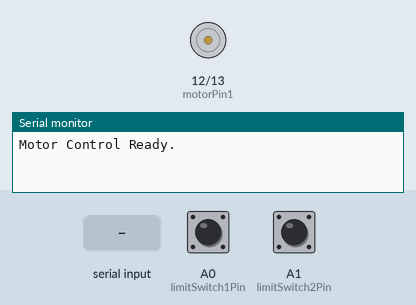
Simulated run of this sketch. Board: Arduino Uno, built with avr-gcc and run on an emulated ATmega328P. On the bench: motor-driver pin pairs drawn as motors (green arrow = first pin HIGH = forward, orange = second pin HIGH = backward, longer = more drive, scaled by the enable pin), the last lines printed to the serial monitor. Inputs (shaded band) come from the test bench; at power-on: A0 (limitSwitch1Pin) HIGH, A1 (limitSwitch2Pin) HIGH.

Above: at 3.2 s.
3.3 s: "L" received over Serial
At 3.6 s:
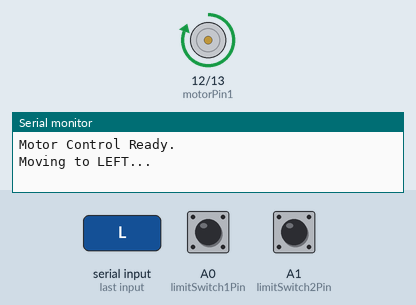
5.5 s: "M" received over Serial
At 5.9 s:
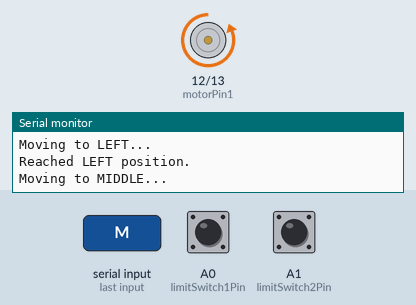
7.6 s: "R" received over Serial
At 9.3 s:
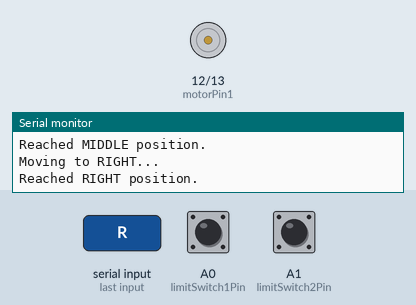
Timing chart, 0 to 10.8 s (numbered marks = the images above; inputs shaded):
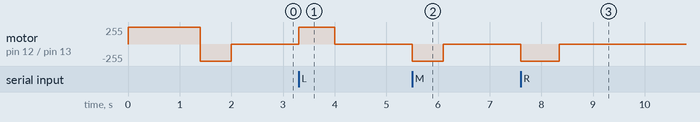

Measured:
- after the input at 3.3 s, motor on pin 12 (motorPin1) / pin 13 (motorPin2): stopped → forward 255/255 at once, → stopped 0.70 s later
- after the input at 5.5 s, motor on pin 12 (motorPin1) / pin 13 (motorPin2): stopped → backward 255/255 at once, → stopped 0.60 s later
- after the input at 7.6 s, motor on pin 12 (motorPin1) / pin 13 (motorPin2): stopped → backward 255/255 at once, → stopped 0.75 s later

The sketch:

DCMotorControlCode-02-16.ino
```cpp
#include <ezButton.h>

// Define pins for motor control (L298N)
const int enablePin = A5;  // Enable pin for motor (typically HIGH for enabling)
const int motorPin1 = 12;  // Motor A pin 1
const int motorPin2 = 13;  // Motor A pin 2

// Define pins for limit switches
const int limitSwitch1Pin = A0;  // Limit switch 1 (left side)
const int limitSwitch2Pin = A1;  // Limit switch 2 (right side)

// Initialize the ezButton objects
ezButton limitSwitch1(limitSwitch1Pin);
ezButton limitSwitch2(limitSwitch2Pin);

// Variable to track the current position
enum Position {LEFT, MIDDLE, RIGHT};
Position currentPosition = MIDDLE;

void setup() {
  // Set motor control pins as output
  pinMode(motorPin1, OUTPUT);
  pinMode(motorPin2, OUTPUT);
  pinMode(enablePin, OUTPUT);

  // Set limit switch pins as input
  pinMode(limitSwitch1Pin, INPUT);
  pinMode(limitSwitch2Pin, INPUT);

  limitSwitch1.setDebounceTime(100);  // Reduced debounce time to 10ms
  limitSwitch2.setDebounceTime(100);  // Reduced debounce time to 10ms

  // Initialize motor control
  digitalWrite(enablePin, HIGH);  // Enable the motor

  moveMotor(true); //move to left
  delay(1400);
  stopMotor();
  moveMotor(false); //move to right
  delay(600);
  stopMotor();

  // Start serial communication
  Serial.begin(9600);
  Serial.println("Motor Control Ready.");
}

void loop() {
limitSwitch1.loop();  // Update limit switch states
limitSwitch2.loop();

  // Check for serial input to move to a position
  if (Serial.available() > 0) {
    char input = Serial.read();
    switch (input) {
      case 'L':
        moveToPosition(LEFT);
        break;
      case 'M':
        moveToPosition(MIDDLE);
        break;
      case 'R':
        moveToPosition(RIGHT);
        break;
      default:
        Serial.println("Invalid input. Use 'L', 'M', or 'R'.");
        break;
    }
  }
}

void moveToPosition(Position targetPosition) {

  if (targetPosition == currentPosition) {
    Serial.println("Motor is already in the desired position.");
    return;
  }

  // Move towards the target position
  if (targetPosition == LEFT) {
    Serial.println("Moving to LEFT...");
    moveMotor(true);  // Move motor to the left
    if(currentPosition == MIDDLE) {
      delay(700);
    }
    else if(currentPosition == RIGHT) {
      delay(1400);
    }
    // while (!limitSwitch1.isPressed()) {
    //    // Wait until the left limit switch is pressed
    //        if (limitSwitch1.isPressed()) {
    //   Serial.println(F("The limit switch 1: TOUCHED"));
    //   }
    // }
    stopMotor();
    Serial.println("Reached LEFT position.");
    currentPosition = LEFT;
  } else if (targetPosition == RIGHT) {
    Serial.println("Moving to RIGHT...");
    moveMotor(false);  // Move motor to the right
    if(currentPosition == MIDDLE) {
      delay(750);
    }
    else if(currentPosition == LEFT) {
      delay(1400);
    }
    //  while (!limitSwitch2.isPressed()) {
    //    // Wait until the right limit switch is pressed
    //          if (limitSwitch2.isPressed()) {
    //   Serial.println(F("The limit switch 2: TOUCHED"));
    //   }
    // }
    stopMotor();
    Serial.println("Reached RIGHT position.");
    currentPosition = RIGHT;
  }
  else if (targetPosition == MIDDLE) {
    // Move to middle position after interacting with the end switch
    Serial.println("Moving to MIDDLE...");
    if (currentPosition == LEFT) {
      moveMotor(false);  // Move motor to the right from left
      delay(600);
    }
    else if (currentPosition == RIGHT) {
      moveMotor(true);  // Move motor to the left from right
      delay(650);
    }
      // Move for 2 seconds to find the middle
    stopMotor();  // Stop motor after 0.5 seconds
    Serial.println("Reached MIDDLE position.");
    currentPosition = MIDDLE;
  }
}

void moveMotor(bool direction) {
  if (direction) {
    // Motor moving left (Clockwise)
    digitalWrite(motorPin1, HIGH);
    digitalWrite(motorPin2, LOW);
  } else {
    // Motor moving right (Counter-clockwise)
    digitalWrite(motorPin1, LOW);
    digitalWrite(motorPin2, HIGH);
  }
}

void stopMotor() {
  // Stop the motor
  digitalWrite(motorPin1, LOW);
  digitalWrite(motorPin2, LOW);
}
```
